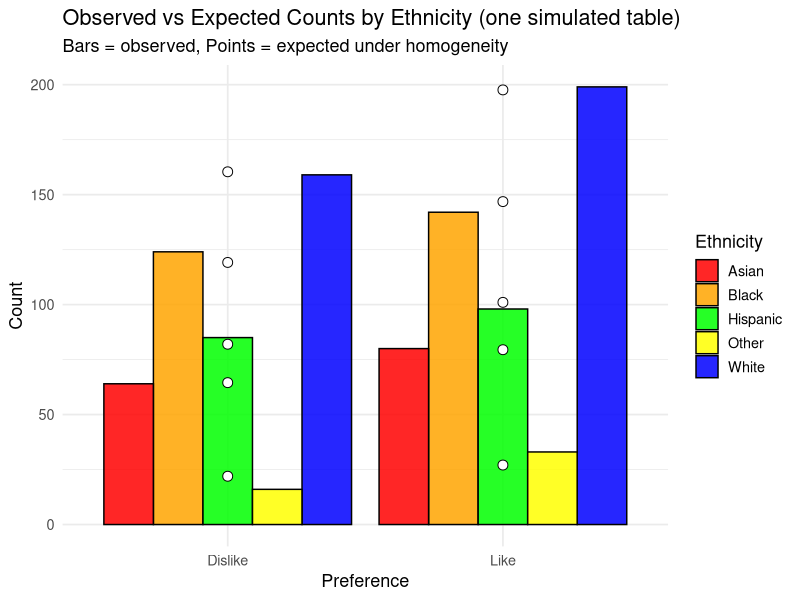
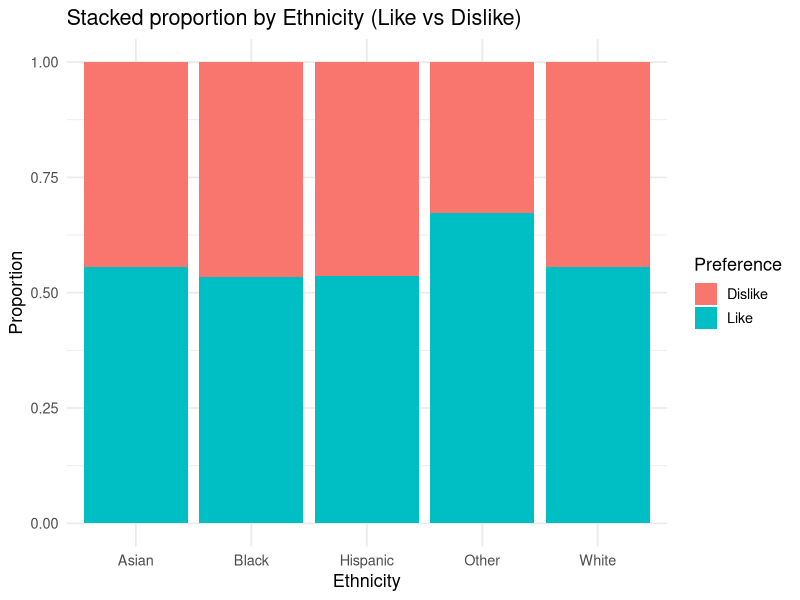
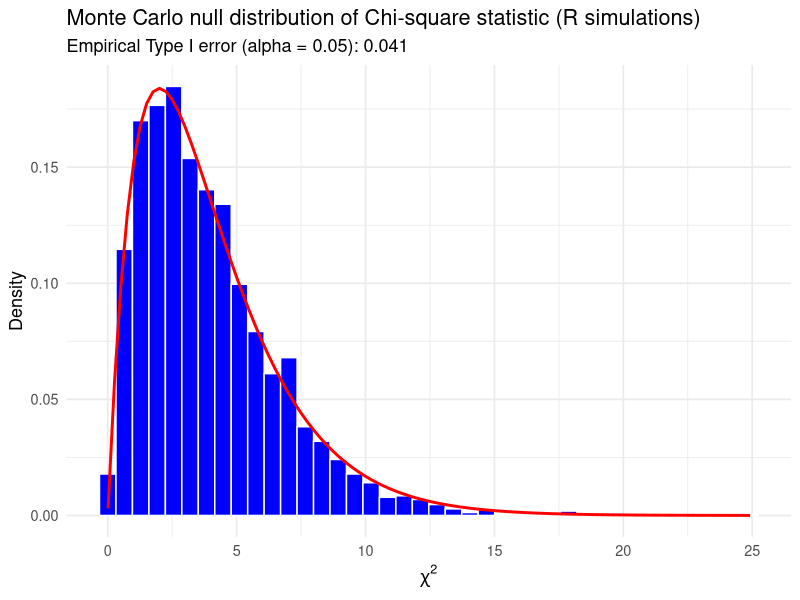

These figures' R source, in order:
## ---- chunk 1
knitr::opts_chunk$set(echo=TRUE, warning=FALSE, message=FALSE)
library(ggplot2); library(dplyr); library(tidyr)

# Parameters - change these to reflect your scenario

N <- 1000
ethnicities <- c("White", "Black", "Hispanic", "Asian", "Other")
pi <- c(0.35, 0.25, 0.20, 0.15, 0.05)   # population proportions (sum = 1)
p_like <- 0.55                         # homogeneous probability of 'Like'
set.seed(2025)

# 1) allocate row totals via multinomial

n_row <- as.numeric(rmultinom(1, size = N, prob = pi))   # vector length 5

# 2) for each row, draw likes ~ Binomial(n_i, p_like)

likes <- rbinom(length(n_row), size = n_row, prob = p_like)
dislikes <- n_row - likes

# Build table (data.frame)

ct <- data.frame(
Ethnicity = ethnicities,
n = n_row,
Like = likes,
Dislike = dislikes,
stringsAsFactors = FALSE
)

ct_long <- ct %>% select(Ethnicity, Like, Dislike) %>%
pivot_longer(cols = c("Like","Dislike"), names_to = "Preference", values_to = "Count")

print(ct)

# convert to matrix with rows = ethnicities, cols = Like/Dislike

obs_matrix <- as.matrix(ct[, c("Like","Dislike")])
rownames(obs_matrix) <- ct$Ethnicity

test <- chisq.test(obs_matrix, correct = FALSE)  # no Yates correction for simplicity
test$statistic
test$p.value
test$expected   # expected counts under independence

exp_df <- as.data.frame(test$expected) %>%
mutate(Ethnicity = rownames(.)) %>%
pivot_longer(cols = c("Like","Dislike"), names_to = "Preference", values_to = "Expected")

obs_df <- ct_long

merged <- left_join(obs_df, exp_df, by = c("Ethnicity","Preference"))

# Custom color mapping for ethnicities: Red, Orange, Green, Yellow, Blue
color_order <- c("red", "orange", "green", "yellow", "blue")

ggplot(merged, aes(x = Preference, y = Count, fill = Ethnicity)) +
  geom_col(position = "dodge", alpha = 0.85, color = "black") +
  geom_point(aes(y = Expected), position = position_dodge(width = 0.9),
             color = "black", size = 3, shape = 21, fill = "white") +
  scale_fill_manual(values = color_order) +
  labs(
    title = "Observed vs Expected Counts by Ethnicity (one simulated table)",
    subtitle = "Bars = observed, Points = expected under homogeneity",
    y = "Count"
  ) +
  theme_minimal(base_size = 13)

# Simple mosaic using ggplot by showing proportion rectangles

prop_df <- merged %>%
group_by(Ethnicity) %>%
mutate(RowTotal = sum(Count)) %>%
ungroup() %>%
mutate(Prop = Count / sum(Count))

ggplot(prop_df, aes(x = Ethnicity, y = Count, fill = Preference)) +
geom_bar(stat = "identity", position = "fill") +
labs(title = "Stacked proportion by Ethnicity (Like vs Dislike)",
y = "Proportion") +
theme_minimal(base_size = 13)

R <- 5000   # number of repetitions
chisq_stats <- numeric(R)
pvals <- numeric(R)

for (r in seq_len(R)) {
n_row_r <- as.numeric(rmultinom(1, size = N, prob = pi))
likes_r <- rbinom(length(n_row_r), size = n_row_r, prob = p_like)
mat_r <- cbind(likes_r, n_row_r - likes_r)
res <- suppressWarnings(chisq.test(mat_r, correct = FALSE))
chisq_stats[r] <- as.numeric(res$statistic)
pvals[r] <- res$p.value
}

# Empirical distribution and Type I error at alpha = 0.05

alpha <- 0.05
emp_type1 <- mean(pvals < alpha)

# Plot histogram of chisq stats and overlay theoretical chi-square density

df_mc <- data.frame(stat = chisq_stats)
ggplot(df_mc, aes(x = stat)) +
geom_histogram(aes(y = ..density..), bins = 40, fill = "blue", color = "white") +
stat_function(fun = dchisq, args = list(df = length(ethnicities) - 1), color = "red", size = 1) +
labs(title = "Monte Carlo null distribution of Chi-square statistic (R simulations)",
subtitle = paste0("Empirical Type I error (alpha = ", alpha, "): ", round(emp_type1, 3)),
x = expression(chi^2), y = "Density") +
theme_minimal(base_size = 13)
